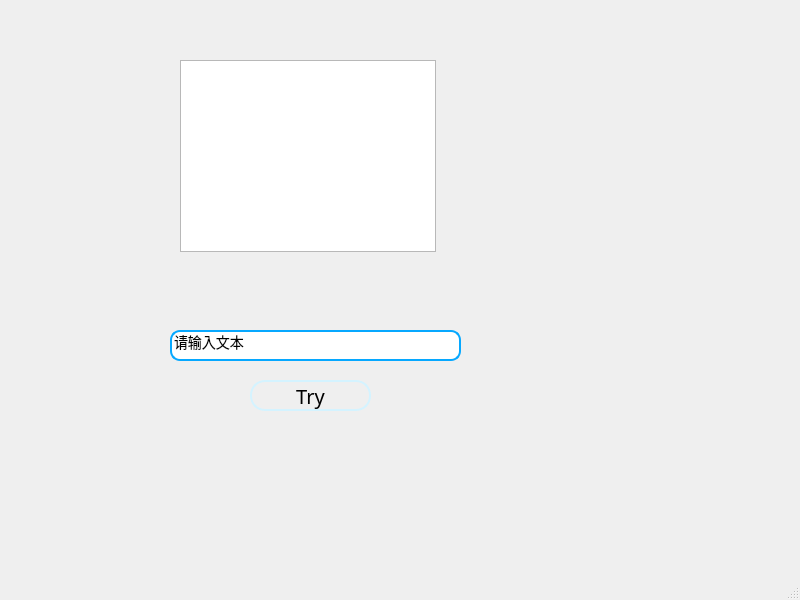
<?xml version="1.0" encoding="UTF-8"?>
<ui version="4.0">
 <class>MainWindow</class>
 <widget class="QMainWindow" name="MainWindow">
  <property name="geometry">
   <rect>
    <x>0</x>
    <y>0</y>
    <width>800</width>
    <height>600</height>
   </rect>
  </property>
  <property name="windowTitle">
   <string>MainWindow</string>
  </property>
  <property name="styleSheet">
   <string notr="true">background-image:url(D:/A_图片/hulu.jpg)</string>
  </property>
  <widget class="QWidget" name="centralwidget">
   <widget class="QLineEdit" name="lineEdit">
    <property name="geometry">
     <rect>
      <x>170</x>
      <y>330</y>
      <width>291</width>
      <height>31</height>
     </rect>
    </property>
    <property name="font">
     <font>
      <pointsize>-1</pointsize>
     </font>
    </property>
    <property name="styleSheet">
     <string notr="true">QLineEdit{
border:2px solid rgb(6,168,255); 
font-size:14px; 
border-radius:10px;
}
QLineEdit:hover{

color:white;


}</string>
    </property>
    <property name="text">
     <string>请输入文本</string>
    </property>
   </widget>
   <widget class="QPushButton" name="pushButton">
    <property name="geometry">
     <rect>
      <x>250</x>
      <y>380</y>
      <width>121</width>
      <height>31</height>
     </rect>
    </property>
    <property name="font">
     <font>
      <family>Century Gothic</family>
      <pointsize>15</pointsize>
     </font>
    </property>
    <property name="styleSheet">
     <string notr="true">QPushButton{

border:2px solid rgb(212,243,255);
border-radius:15px;

}

QPushButton:hover{

border:2px solid rgb(6,168,255);


}
</string>
    </property>
    <property name="text">
     <string>Try</string>
    </property>
   </widget>
   <widget class="QListWidget" name="listWidget">
    <property name="geometry">
     <rect>
      <x>180</x>
      <y>60</y>
      <width>256</width>
      <height>192</height>
     </rect>
    </property>
   </widget>
  </widget>
  <widget class="QMenuBar" name="menubar">
   <property name="geometry">
    <rect>
     <x>0</x>
     <y>0</y>
     <width>800</width>
     <height>23</height>
    </rect>
   </property>
  </widget>
  <widget class="QStatusBar" name="statusbar"/>
 </widget>
 <resources/>
 <connections/>
</ui>
